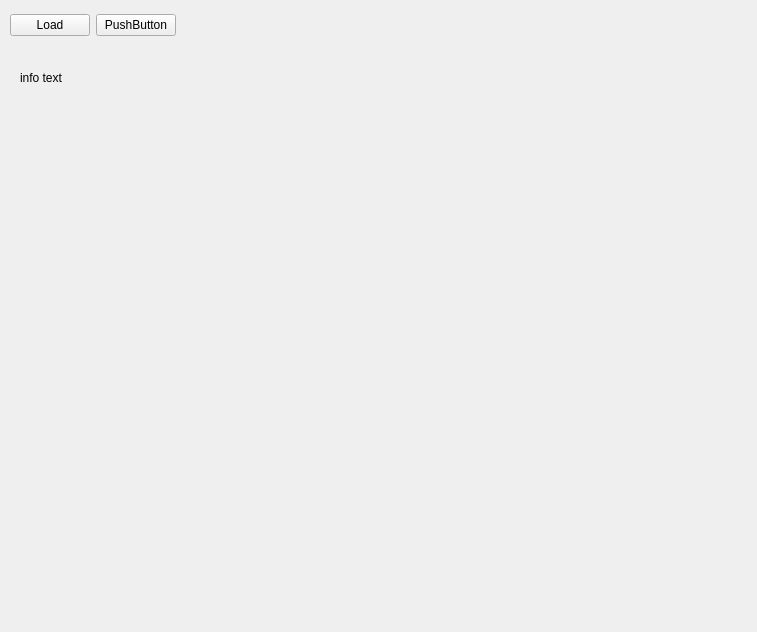
<?xml version="1.0" encoding="UTF-8"?>
<ui version="4.0">
 <class>Form</class>
 <widget class="QWidget" name="Form">
  <property name="geometry">
   <rect>
    <x>0</x>
    <y>0</y>
    <width>757</width>
    <height>632</height>
   </rect>
  </property>
  <property name="windowTitle">
   <string>Form</string>
  </property>
  <widget class="QWidget" name="widgetLineGraphContainer" native="true">
   <property name="geometry">
    <rect>
     <x>20</x>
     <y>120</y>
     <width>711</width>
     <height>251</height>
    </rect>
   </property>
  </widget>
  <widget class="QWidget" name="horizontalLayoutWidget">
   <property name="geometry">
    <rect>
     <x>10</x>
     <y>10</y>
     <width>691</width>
     <height>31</height>
    </rect>
   </property>
   <layout class="QHBoxLayout" name="horizontalLayout">
    <item>
     <widget class="QPushButton" name="btnLoadData">
      <property name="text">
       <string>Load</string>
      </property>
     </widget>
    </item>
    <item>
     <widget class="QPushButton" name="pushButton_2">
      <property name="text">
       <string>PushButton</string>
      </property>
     </widget>
    </item>
    <item>
     <spacer name="horizontalSpacer">
      <property name="orientation">
       <enum>Qt::Horizontal</enum>
      </property>
      <property name="sizeHint" stdset="0">
       <size>
        <width>40</width>
        <height>20</height>
       </size>
      </property>
     </spacer>
    </item>
   </layout>
  </widget>
  <widget class="QLabel" name="labelInfo">
   <property name="geometry">
    <rect>
     <x>20</x>
     <y>70</y>
     <width>631</width>
     <height>16</height>
    </rect>
   </property>
   <property name="text">
    <string>info text</string>
   </property>
  </widget>
 </widget>
 <resources/>
 <connections/>
</ui>
